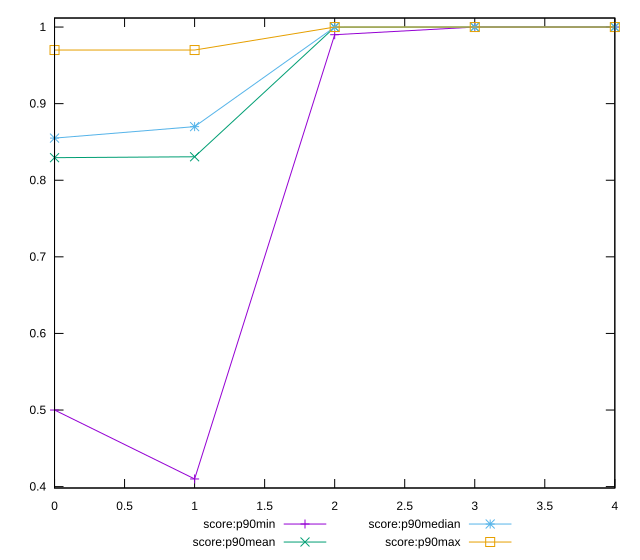

Write gnuplot code to recreate this figure.
reset

$scoreP90Min <<EOF
0 0.5
1 0.41
2 0.99
3 1
4 1
EOF

$scoreP90Mean <<EOF
0 0.8294680851063834
1 0.8306382978723404
2 0.9997872340425531
3 1
4 1
EOF

$scoreP90Median <<EOF
0 0.855
1 0.87
2 1
3 1
4 1
EOF

$scoreP90Max <<EOF
0 0.97
1 0.97
2 1
3 1
4 1
EOF

set key outside below
set xrange [0:4]
set yrange [0.3982:1.0118]
set trange [0.3982:1.0118]
set terminal svg size 640, 560 enhanced background rgb 'white'
set output "report_00017_2021-02-10T15-08-03.406Z/total-blocking-time/progression/score.svg"

plot $scoreP90Min title "score:p90min" with linespoints, \
     $scoreP90Mean title "score:p90mean" with linespoints, \
     $scoreP90Median title "score:p90median" with linespoints, \
     $scoreP90Max title "score:p90max" with linespoints

reset
